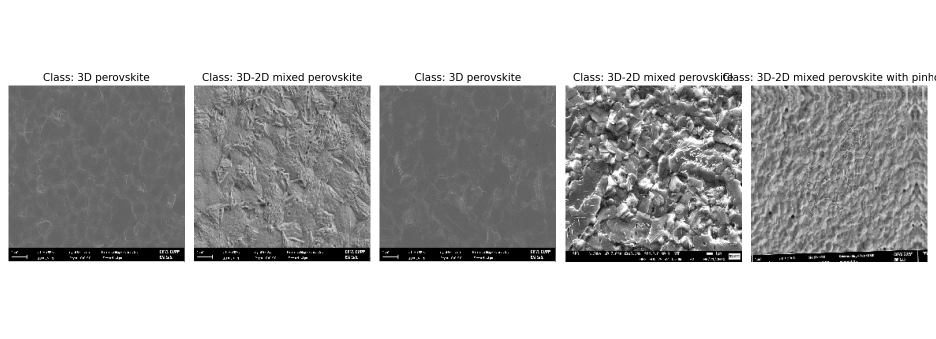
#> input picture sample images.png, 1872 x 678 px (shown at 1/2 size); its folder holds only this picture in this run
$ python -i utils.py   (imports and definitions only)
#> lines starting #> are read from the running program, lines starting #| are printed output that depends on the picture; after the words box and inside, x2 and y2 are one past the last pixel; in counts of white or black regions, pixels touching at a corner belong together
### config.py
# -*- coding: utf-8 -*-
"""config.py

Configuration file for perovskite defect classification project, adapted for local execution.
"""

import os
import cv2
import numpy as np

"""Base project directory"""
BASE_DIR = r"C:\Users\ASUS\Desktop\New folder (2)"
os.makedirs(BASE_DIR, exist_ok=True)

"""Image parameters"""
IMAGE_SIZE = 224
IMG_HEIGHT = IMAGE_SIZE
IMG_WIDTH = IMAGE_SIZE
IMG_CHANNELS = 3

"""Model configurations"""
BATCH_SIZE = 8
EPOCHS = 30
LEARNING_RATE = 1e-4
FINE_TUNING_LEARNING_RATE = 1e-5
FINE_TUNING_EPOCHS = 20
EARLY_STOPPING_PATIENCE = 10

"""Training parameters"""
TRANSFER_LEARNING = False
LOSS = 'categorical_crossentropy'
METRICS = ['accuracy']

"""Directory structure"""
TRAIN_DIR = os.path.join(BASE_DIR, "dataset", "train")
VALIDATION_DIR = os.path.join(BASE_DIR, "dataset", "validation")
TEST_DIR = os.path.join(BASE_DIR, "dataset", "test")

# Output directories
MODEL_DIR = os.path.join(BASE_DIR, "models")
VISUALIZATION_DIR = os.path.join(BASE_DIR, "visualizations")
UPLOAD_FOLDER = os.path.join(BASE_DIR, "Uploads")

# Path to the pre-trained model file
MODEL_PATH = os.path.join(MODEL_DIR, "ResNet50V2_20250410_110048.h5")  # Update with your actual model file

# Create output directories if they don't exist
for dir_path in [MODEL_DIR, VISUALIZATION_DIR, UPLOAD_FOLDER]:
    os.makedirs(dir_path, exist_ok=True)
#> in analyze_solar_cell, original_image is the input picture: shape (678, 1872, 3); mean B, G, R 184.5, 184.5, 184.5

"""Flask configurations (for web app, not used in training)"""
MAX_CONTENT_LENGTH = 16 * 1024 * 1024  # 16MB
ALLOWED_EXTENSIONS = {'png', 'jpg', 'jpeg', 'tif', 'tiff', 'bmp'}
HOST = "0.0.0.0"
PORT = 5000
DEBUG_MODE = True

"""Dynamic class detection"""
def get_defect_classes(train_dir):
    if os.path.exists(train_dir):
        classes = sorted([d for d in os.listdir(train_dir) if os.path.isdir(os.path.join(train_dir, d))])
        print("Detected classes:", classes)
        return classes
    else:
        print(f"Warning: {train_dir} not found!")
        return []

DEFECT_CLASSES = get_defect_classes(TRAIN_DIR)

"""Edge masking for image processing"""
# [18 lines left out: function create_edge_mask, not called in this run]

"""Image processing function for prediction and training"""
# [29 lines left out: function process_image_for_prediction, not called in this run]

### utils.py
# import os
# import numpy as np
# import tifffile as tiff
# import cv2
# from config import IMG_HEIGHT, IMG_WIDTH
# import matplotlib.pyplot as plt
# from sklearn.model_selection import train_test_split

# def load_tiff_image(file_path):
#     """Load a TIFF image and convert to a format suitable for processing."""
#     try:
#         # Read TIFF file
#         img = tiff.imread('data\train\3D perovskite with pinholes\01-10.tif')

#         # Handle different channel formats
#         if len(img.shape) == 2:  # Grayscale
#             img = cv2.cvtColor(img, cv2.COLOR_GRAY2RGB)
#         elif len(img.shape) == 3:
#             if img.shape[2] > 3:  # More than 3 channels
#                 img = img[:, :, :3]  # Keep only first 3 channels

#         # Normalize pixel values to 0-1 range if they're not already
#         if img.dtype == np.uint16:
#             img = img.astype(np.float32) / 65535.0
#         elif img.dtype == np.uint8:
#             img = img.astype(np.float32) / 255.0

#         return img
#     except Exception as e:
#         print(f"Error loading image {file_path}: {e}")
#         return None

# def organize_dataset(data_dir, output_dir, validation_split=0.15, test_split=0.15):
#     """
#     Organize the dataset into train, validation, and test sets.

#     Args:
#         data_dir: Directory containing class folders with images
#         output_dir: Directory where to save organized dataset
#         validation_split: Fraction of data to use for validation
#         test_split: Fraction of data to use for testing
#     """
#     # Create output directories
#     os.makedirs(os.path.join(output_dir, 'train'), exist_ok=True)
#     os.makedirs(os.path.join(output_dir, 'validation'), exist_ok=True)
#     os.makedirs(os.path.join(output_dir, 'test'), exist_ok=True)

#     # Process each class folder
#     class_names = [folder for folder in os.listdir(data_dir)
#                   if os.path.isdir(os.path.join(data_dir, folder))]

#     for class_name in class_names:
#         print(f"Processing class: {class_name}")

#         # Create class directories in each split
#         os.makedirs(os.path.join(output_dir, 'train', class_name), exist_ok=True)
#         os.makedirs(os.path.join(output_dir, 'validation', class_name), exist_ok=True)
#         os.makedirs(os.path.join(output_dir, 'test', class_name), exist_ok=True)

#         # Get all image files in the class directory
#         class_dir = os.path.join(data_dir, class_name)
#         image_files = [f for f in os.listdir(class_dir)
#                       if f.lower().endswith(('.tif', '.tiff'))]

#         # Split the data
#         train_files, test_files = train_test_split(
#             image_files, test_size=test_split, random_state=42)

#         train_files, val_files = train_test_split(
#             train_files, test_size=validation_split/(1-test_split), random_state=42)

#         # Copy files to their respective directories
#         for file_list, split_name in [(train_files, 'train'),
#                                      (val_files, 'validation'),
#                                      (test_files, 'test')]:
#             for file_name in file_list:
#                 source = os.path.join(class_dir, file_name)
#                 destination = os.path.join(output_dir, split_name, class_name, file_name)

#                 # Load, preprocess and save the image
#                 img = load_tiff_image(source)
#                 if img is not None:
#                     # Convert to 8-bit for storage efficiency
#                     img_8bit = (img * 255).astype(np.uint8)
#                     cv2.imwrite(destination.replace('.tif', '.jpg').replace('.tiff', '.jpg'),
#                                cv2.cvtColor(img_8bit, cv2.COLOR_RGB2BGR))

# def check_dataset(data_dir):
#     """
#     Print statistics about the dataset.

#     Args:
#         data_dir: Directory containing train, validation, test folders
#     """
#     for split in ['train', 'validation', 'test']:
#         print(f"\n{split.upper()} SET:")
#         split_dir = os.path.join(data_dir, split)
#         total_images = 0

#         for class_name in os.listdir(split_dir):
#             class_dir = os.path.join(split_dir, class_name)
#             if os.path.isdir(class_dir):
#                 num_images = len([f for f in os.listdir(class_dir)
#                                  if f.lower().endswith(('.jpg', '.jpeg', '.png', '.tif', '.tiff'))])
#                 print(f"  - {class_name}: {num_images} images")
#                 total_images += num_images

#         print(f"  Total: {total_images} images")

# def create_edge_mask(image):
#     """
#     Create a mask that excludes the edges of the solar cell.

#     Args:
#         image: Input RGB image

#     Returns:
#         Binary mask (255 for active area, 0 for edges/background)
#     """
#     # Convert to grayscale
#     gray = cv2.cvtColor(image, cv2.COLOR_RGB2GRAY)

#     # Convert to binary using Otsu's thresholding
#     _, binary = cv2.threshold(gray, 0, 255, cv2.THRESH_BINARY+cv2.THRESH_OTSU)

#     # Perform morphological operations to clean up the mask
#     kernel = np.ones((5, 5), np.uint8)
#     binary = cv2.morphologyEx(binary, cv2.MORPH_CLOSE, kernel)
#     binary = cv2.morphologyEx(binary, cv2.MORPH_OPEN, kernel)

#     # Find contours
#     contours, _ = cv2.findContours(binary, cv2.RETR_EXTERNAL, cv2.CHAIN_APPROX_SIMPLE)

#     # Create empty mask
#     mask = np.zeros_like(gray)

#     if contours:
#         # Find largest contour (assumed to be the solar cell)
#         cell_contour = max(contours, key=cv2.contourArea)

#         # Draw filled contour on mask
#         cv2.drawContours(mask, [cell_contour], 0, 255, -1)

#         # Erode to exclude edges
#         erode_kernel = np.ones((15, 15), np.uint8)
#         mask = cv2.erode(mask, erode_kernel, iterations=1)
#     else:
#         # If no contour found, exclude outer 10% of image
#         h, w = mask.shape
#         margin_h, margin_w = int(h * 0.1), int(w * 0.1)
#         mask[margin_h:h-margin_h, margin_w:w-margin_w] = 255

#     return mask

# def analyze_pinholes(image, mask):
#     """
#     Detect and analyze pinholes in the masked solar cell image.

#     Args:
#         image: RGB image
#         mask: Binary mask of active area

#     Returns:
#         Dictionary containing pinhole analysis results and visualizations
#     """
#     # Apply mask to image
#     masked_image = cv2.bitwise_and(image, image, mask=mask)

#     # Convert to grayscale
#     gray = cv2.cvtColor(masked_image, cv2.COLOR_RGB2GRAY)

#     # Apply contrast enhancement
#     clahe = cv2.createCLAHE(clipLimit=2.0, tileGridSize=(8, 8))
#     enhanced = clahe.apply(gray)

#     # Blur to reduce noise
#     blurred = cv2.GaussianBlur(enhanced, (5, 5), 0)

#     # Use adaptive thresholding to identify potential pinholes
#     thresh = cv2.adaptiveThreshold(
#         blurred, 255, cv2.ADAPTIVE_THRESH_GAUSSIAN_C,
#         cv2.THRESH_BINARY_INV, 11, 2
#     )

#     # Apply mask to threshold to eliminate detections outside active area
#     thresh = cv2.bitwise_and(thresh, thresh, mask=mask)

#     # Find contours of potential pinholes
#     contours, _ = cv2.findContours(thresh, cv2.RETR_EXTERNAL, cv2.CHAIN_APPROX_SIMPLE)

#     # Filter and analyze pinholes
#     pinholes = []
#     for contour in contours:
#         area = cv2.contourArea(contour)
#         perimeter = cv2.arcLength(contour, True)

#         # Calculate circularity
#         circularity = 4 * np.pi * area / (perimeter * perimeter) if perimeter > 0 else 0

#         # Filter based on size and shape
#         if 10 < area < 500 and circularity > 0.6:
#             x, y, w, h = cv2.boundingRect(contour)

#             pinholes.append({
#                 'contour': contour,
#                 'position': (x + w//2, y + h//2),
#                 'area': area,
#                 'circularity': circularity
#             })

#     # Create visualization of detected pinholes
#     visualization = image.copy()
#     cv2.drawContours(visualization, [p['contour'] for p in pinholes], -1, (255, 0, 0), 2)

#     # Calculate statistics
#     active_area = cv2.countNonZero(mask)
#     pinhole_count = len(pinholes)
#     avg_pinhole_size = np.mean([p['area'] for p in pinholes]) if pinholes else 0
#     total_pinhole_area = sum(p['area'] for p in pinholes)
#     defect_ratio = (total_pinhole_area / active_area * 100) if active_area > 0 else 0

#     # Return results
#     return {
#         'pinhole_count': pinhole_count,
#         'avg_pinhole_size': avg_pinhole_size,
#         'defect_ratio': defect_ratio,
#         'active_area': active_area,
#         'binary_mask': thresh,
#         'visualization': visualization
#     }

# def analyze_solar_cell(image_path):
#     """
#     Perform complete analysis of a solar cell image.

#     Args:
#         image_path: Path to the image file

#     Returns:
#         Dictionary containing analysis results
#     """
#     # Load image (handles both TIFF and other formats)
#     if image_path.lower().endswith(('.tif', '.tiff')):
#         original_image = load_tiff_image(image_path)
#         # Convert from float to uint8 for OpenCV
#         if original_image.dtype == np.float32 or original_image.dtype == np.float64:
#             original_image = (original_image * 255).astype(np.uint8)
#     else:
#         original_image = cv2.imread(image_path)
#         original_image = cv2.cvtColor(original_image, cv2.COLOR_BGR2RGB)

#     # Create edge mask
#     mask = create_edge_mask(original_image)

#     # Analyze pinholes
#     pinhole_analysis = analyze_pinholes(original_image, mask)

#     # Prepare image for model (resized, masked)
#     masked_image = cv2.bitwise_and(original_image, original_image, mask=mask)

#     # Create overlays for visualization
#     # Overlay 1: Mask on original image
#     mask_overlay = original_image.copy()
#     green_mask = np.zeros_like(original_image)
#     green_mask[mask > 0] = [0, 255, 0]
#     mask_overlay = cv2.addWeighted(mask_overlay, 1, green_mask, 0.3, 0)

#     return {
#         'original_image': original_image,
#         'mask': mask,
#         'masked_image': masked_image,
#         'pinhole_analysis': pinhole_analysis,
#         'mask_overlay': mask_overlay
#     }

# # Add support for BMP files in image processing
# def process_image_for_prediction(filepath, apply_edge_masking=True):
#     """
#     Process image for model prediction with BMP support.

#     Args:
#         filepath: Path to the uploaded image
#         apply_edge_masking: Whether to apply edge masking

#     Returns:
#         Dictionary with processed image data
#     """
#     try:
#         # Read image with OpenCV, which supports multiple formats including BMP
#         img = cv2.imread(filepath)

#         # Convert BGR to RGB
#         img = cv2.cvtColor(img, cv2.COLOR_BGR2RGB)

#         # Resize image
#         img_resized = cv2.resize(img, (IMG_HEIGHT, IMG_WIDTH))

#         # Optional edge masking
#         if apply_edge_masking:
#             mask = create_edge_mask(img_resized)
#             img_resized = cv2.bitwise_and(img_resized, img_resized, mask=mask)

#         # Normalize
#         img_normalized = img_resized.astype(np.float32) / 255.0

#         # Prepare for model input
#         model_input = np.expand_dims(img_normalized, axis=0)

#         return {
#             'original_image': img,
#             'processed_image': img_resized,
#             'model_input': model_input
#         }
#     except Exception as e:
#         print(f"Image processing error: {e}")
#         return None

import os
import numpy as np
import tifffile as tiff
import cv2
from config import IMG_HEIGHT, IMG_WIDTH
import matplotlib.pyplot as plt
from sklearn.model_selection import train_test_split

# [100 lines left out: functions load_tiff_image, organize_dataset, check_dataset, not called in this run]

def create_edge_mask(image):
    """
    Create a mask that excludes the edges of the solar cell.

    Args:
        image: Input RGB image

    Returns:
        Binary mask (255 for active area, 0 for edges/background)
    """
    # Convert to grayscale
    gray = cv2.cvtColor(image, cv2.COLOR_RGB2GRAY)

    # Convert to binary using Otsu's thresholding
    _, binary = cv2.threshold(gray, 0, 255, cv2.THRESH_BINARY+cv2.THRESH_OTSU)
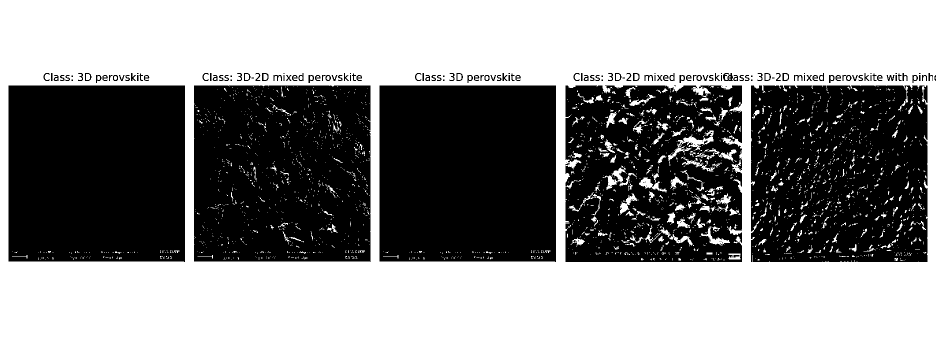
#> binary: shape (678, 1872) (shown at 1/2 size); 52.9% white; 203 black regions (84 under 20 px), largest, box (x1, y1, x2, y2) and area: (17, 171, 370, 524) 123881, (759, 171, 1112, 524) 123879, (388, 171, 741, 524) 120449

    # Perform morphological operations to clean up the mask
    kernel = np.ones((5, 5), np.uint8)
    binary = cv2.morphologyEx(binary, cv2.MORPH_CLOSE, kernel)
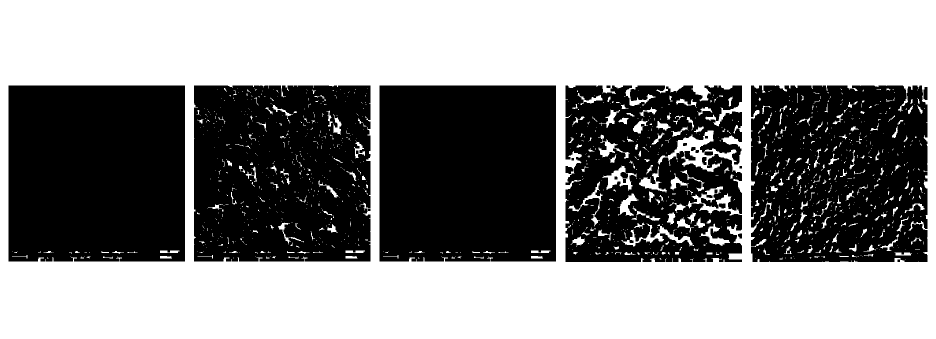
#> binary: shape (678, 1872) (shown at 1/2 size); 54.5% white; 24 black regions, largest, box (x1, y1, x2, y2) and area: (17, 171, 370, 523) 123521, (759, 171, 1112, 523) 123521, (388, 171, 741, 523) 118074
    binary = cv2.morphologyEx(binary, cv2.MORPH_OPEN, kernel)
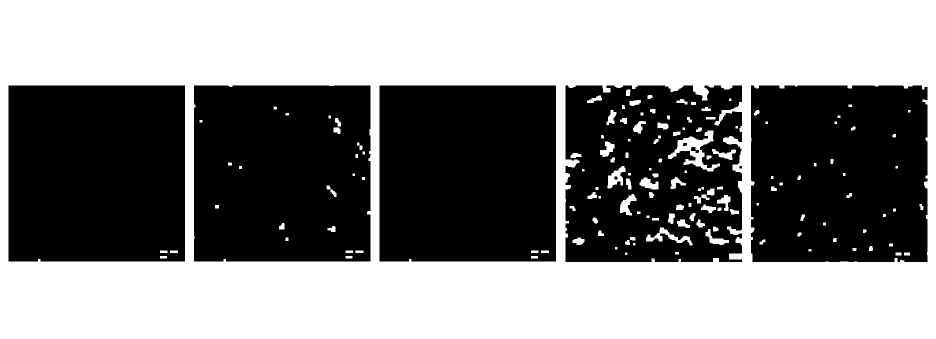
#> binary: shape (678, 1872) (shown at 1/2 size); 52.9% white; 9 black regions, largest, box (x1, y1, x2, y2) and area: (17, 171, 370, 523) 124006, (759, 171, 1112, 523) 124006, (388, 171, 741, 523) 122616

    # Find contours
    contours, _ = cv2.findContours(binary, cv2.RETR_EXTERNAL, cv2.CHAIN_APPROX_SIMPLE)
#> contours = [[[0, 0], [0, 677], [1871, 677], [1871, 0]]]

    # Create empty mask
    mask = np.zeros_like(gray)

    if contours:
        # Find largest contour (assumed to be the solar cell)
        cell_contour = max(contours, key=cv2.contourArea)
#> cell_contour = [[0, 0], [0, 677], [1871, 677], [1871, 0]]

        # Draw filled contour on mask
        cv2.drawContours(mask, [cell_contour], 0, 255, -1)
#> mask: shape (678, 1872); every value is 255

        # Erode to exclude edges
        erode_kernel = np.ones((15, 15), np.uint8)
        mask = cv2.erode(mask, erode_kernel, iterations=1)
    else:
        # If no contour found, exclude outer 10% of image
        h, w = mask.shape
        margin_h, margin_w = int(h * 0.1), int(w * 0.1)
        mask[margin_h:h-margin_h, margin_w:w-margin_w] = 255

    return mask

def analyze_pinholes(image, mask):
    """
    Detect and analyze pinholes in the masked solar cell image.

    Args:
        image: RGB image
        mask: Binary mask of active area

    Returns:
        Dictionary containing pinhole analysis results and visualizations
    """
    # Apply mask to image
    masked_image = cv2.bitwise_and(image, image, mask=mask)

    # Convert to grayscale
    gray = cv2.cvtColor(masked_image, cv2.COLOR_RGB2GRAY)

    # Apply contrast enhancement
    clahe = cv2.createCLAHE(clipLimit=2.0, tileGridSize=(8, 8))
    enhanced = clahe.apply(gray)
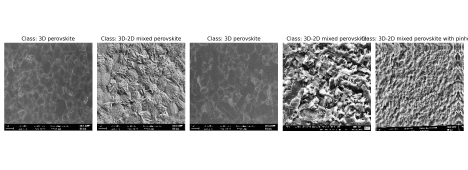
#> enhanced: shape (678, 1872) (shown at 1/4 size); min 0, max 255, mean 183

    # Blur to reduce noise
    blurred = cv2.GaussianBlur(enhanced, (5, 5), 0)

    # Use adaptive thresholding to identify potential pinholes
    thresh = cv2.adaptiveThreshold(
        blurred, 255, cv2.ADAPTIVE_THRESH_GAUSSIAN_C,
        cv2.THRESH_BINARY_INV, 11, 2
    )
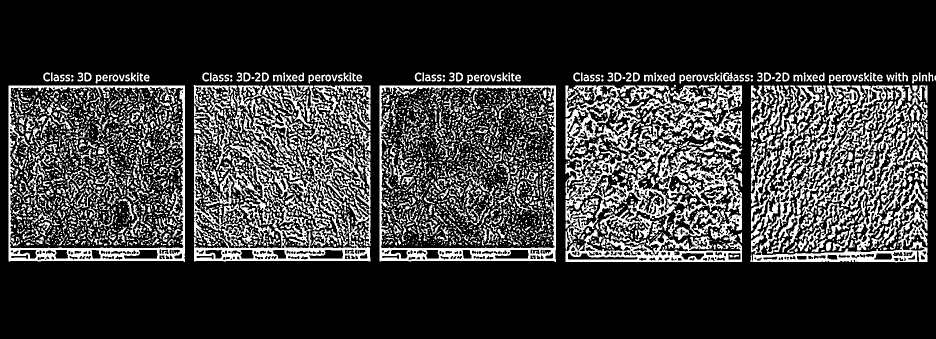
#> thresh: shape (678, 1872) (shown at 1/2 size); 22.2% white; 3622 white regions (2256 under 20 px)

    # Apply mask to threshold to eliminate detections outside active area
    thresh = cv2.bitwise_and(thresh, thresh, mask=mask)

    # Find contours of potential pinholes
    contours, _ = cv2.findContours(thresh, cv2.RETR_EXTERNAL, cv2.CHAIN_APPROX_SIMPLE)
#> contours = 946 contours, 530 with area under 20; largest, box (x1, y1, x2, y2) and area: (17, 171, 370, 524) 123208, (759, 171, 1112, 524) 123194, (1130, 170, 1428, 477) 30076, (1131, 313, 1484, 524) 21404, (1501, 300, 1855, 525) 14982

    # Filter and analyze pinholes
    pinholes = []
    for contour in contours:
        area = cv2.contourArea(contour)
        perimeter = cv2.arcLength(contour, True)

        # Calculate circularity
        circularity = 4 * np.pi * area / (perimeter * perimeter) if perimeter > 0 else 0

        # Filter based on size and shape
        if 10 < area < 500 and circularity > 0.6:
            x, y, w, h = cv2.boundingRect(contour)

            pinholes.append({
                'contour': contour,
                'position': (x + w//2, y + h//2),
                'area': area,
                'circularity': circularity
            })
#> this loop made 946 passes
#> (area, perimeter, circularity, x, y, w, h) on passes 5, 7, 39, 102, 130, 146, 255, 309: (25, 21.31, 0.692, 1589, 496, 7, 8), (23.5, 19.9, 0.746, 1766, 495, 8, 6), (132, 48.97, 0.692, 1652, 484, 11, 18), (35.5, 26.73, 0.624, 1714, 467, 9, 9), (20.5, 19.9, 0.651, 614, 458, 9, 5), (35.5, 25.56, 0.683, 1618, 453, 7, 10), (20, 17.66, 0.806, 1261, 403, 7, 5), (29.5, 24.73, 0.606, 694, 381, 8, 9)
#> (the rest of the program and of its run is left out)
